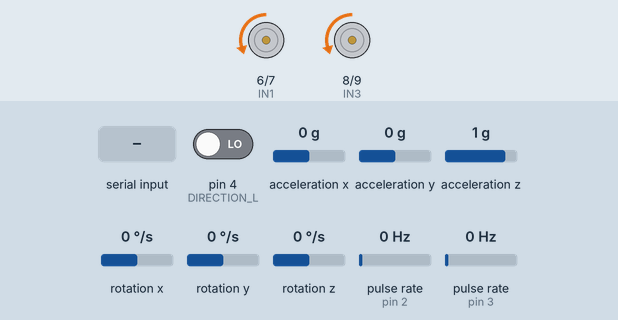
This sketch was run on a simulated Arduino Uno, built with avr-gcc and run on an emulated ATmega328P. Shown: motor-driver pin pairs drawn as motors (green arrow = first pin HIGH = forward, orange = second pin HIGH = backward, longer = more drive, scaled by the enable pin). Wiring (inferred from the names in the program): 2 × pulse sensor: data pin 2 / data pin 3; MPU-6050 motion sensor at I2C address 0x68. The test bench sets the inputs (shaded band); at power-on: acceleration y 0 g, rotation x 0 °/s, pulse rate (sensors on pin 2, pin 3) 0 Hz, pin 4 (DIRECTION_L) LOW, acceleration x 0 g, acceleration z 1 g, rotation y 0 °/s, rotation z 0 °/s.

Above: at 1.2 s.
1.3 s: acceleration y set to -1.4 g
3.0 s: acceleration y set to 0 g
At 4.48 s:
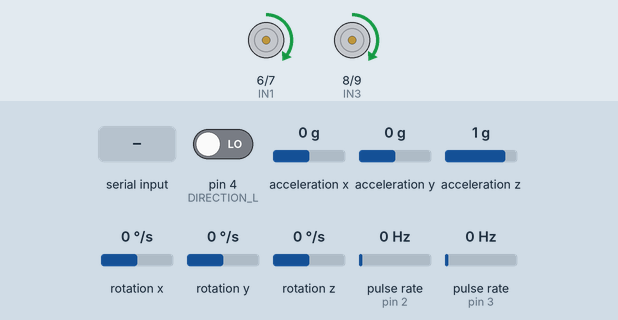
At 5.08 s:
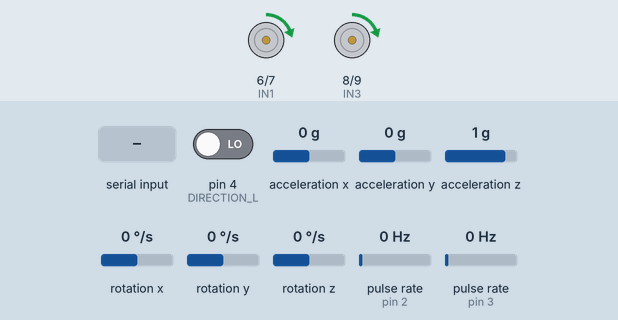
6.0 s: "D" received over the second serial link
7.8 s: rotation x set to 100 °/s
At 8.9 s:
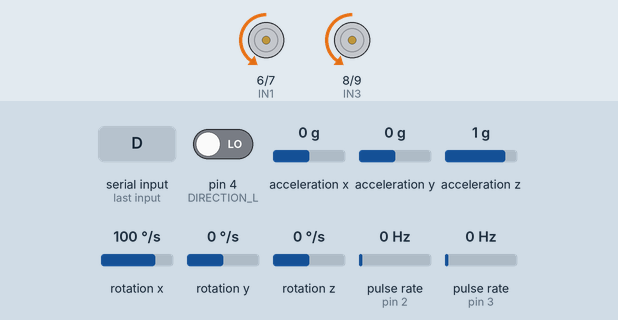
9.5 s: acceleration y set to -0.8 g
At 12.36 s:
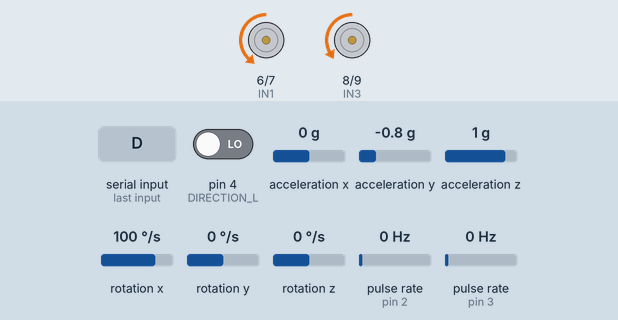
12.5 s: pulse rate (sensor on pin 2) set to 4 Hz
Timing chart, 0 to 48.4 s (numbered marks = the images above; inputs shaded):
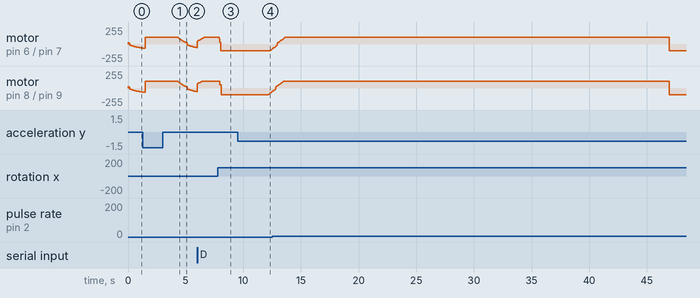

Measured:
- after the input at 3.0 s, motor on pin 6 (IN1) / pin 7 (IN2), motor on pin 8 (IN3) / pin 9 (IN4): moves from forward 100/255 to backward 54/255 over 1.7 s, starting after 1.3 s
- after the input at 7.8 s, motor on pin 6 (IN1) / pin 7 (IN2): forward 100/255 → forward 27/255 after 0.10 s, → backward 100/255 0.16 s later; motor on pin 8 (IN3) / pin 9 (IN4): forward 100/255 → forward 47/255 after 0.10 s, → backward 100/255 0.18 s later
- after the input at 9.5 s, motor on pin 6 (IN1) / pin 7 (IN2): backward 100/255 → backward 79/255 after 2.8 s; motor on pin 8 (IN3) / pin 9 (IN4): moves from backward 100/255 to backward 59/255 over 0.26 s, starting after 2.7 s

The sketch:

carV1.ino
```cpp
#include <Wire.h>
#include <MsTimer2.h>      //需要从库管理器中下载
#include <SoftwareSerial.h>


//宏定义
//编码器引脚定义
#define ENCODER_L 2
#define DIRECTION_L 4
#define ENCODER_R 3
#define DIRECTION_R 13

//TB6612FNG驱动模块控制信号 共6个
#define IN1 6
#define IN2 7
#define IN3 8
#define IN4 9
#define PWMA 5
#define PWMB 10

#define BTRX 11
#define BTTX 12

//陀螺仪误差
#define GYOOFFSET 8.15

//机械中值
#define CAROFFSET -2.1

#define velocity_max 100

SoftwareSerial BTserial(BTRX,BTTX);

//PID 相关
float Kp1=-13.0,Ki1=0.0,Kd1=-0.35,/*第一级的PID系数*/
      Kp2=-20.0,Ki2=0.001,Kd2=-0.25;/*第二级的PID系数*/

//计算速度有关:
int L_cnt=0,R_cnt=0,
    L_velocity=0,R_velocity=0,
    Aim_velocity=0,Aim_derction=0;

float accgyo[3];   //只需要三个数据，依次为x轴加速度、z轴加速度、y轴角速度
float Angle=0,Aim_angle=-1,Gyo=0;    //小车倾角，和角速度

//陀螺仪初始化
void Mpu6050_Init()
{
  Wire.beginTransmission(0b1101000);  //Mpu6050硬件地址
  Wire.write(0x6b);                   //Mpu6050电源管理寄存器
  Wire.write(0);                      //写零开启Mpu6050
  Wire.endTransmission();

  //还可以设置量程//根据数据手册
  Wire.beginTransmission(0b1101000);  //Mpu6050硬件地址
  Wire.write(0x1b);                   //角速度设置寄存器
  Wire.write(8);                      //设置角速度量程为500°/s（加速度默认为2g）
  Wire.endTransmission();
}


//获得加速度和角速度数据
void GetMpuData(float accgyo[])
{
  short data[6]; //储存原始数据，两字节
  Wire.beginTransmission(0b1101000);
  Wire.write(0x3B);
  Wire.endTransmission();
  Wire.requestFrom(0b1101000,14);

  //一个轴的数据是两字节
  while(Wire.available() < 14);
  data[0] = Wire.read()<<8|Wire.read();  //x轴加速度
  data[1] = Wire.read()<<8|Wire.read();
  data[2] = Wire.read()<<8|Wire.read();
  Wire.read();Wire.read();
  data[3] = Wire.read()<<8|Wire.read();
  data[4] = Wire.read()<<8|Wire.read();
  data[5] = Wire.read()<<8|Wire.read();

  accgyo[0]=-data[1]*0.000598154;   //将加速度转换为米每二次方秒
  accgyo[1]=data[2]*0.000598154;
  accgyo[2]=-data[3]*0.015259-GYOOFFSET;     //将角速度转换为度每秒

 // Serial.println(accgyo[2]);  //测陀螺仪误差
}
float Angle_last;
//角速度和加速度融合计算倾角，尽量简单实用，需要5ms调用一次
void CalculateAngle()
{
  static float gyo_last=0;

  Gyo=0.5*(accgyo[2]+gyo_last);   //角速度一阶滤波
  gyo_last=accgyo[2];

  float acc_angle = 57.296*atan(accgyo[0]/accgyo[1]) - CAROFFSET;  //根据加速度计算的倾角
  float gyo_angle = Angle+(accgyo[2])*0.005;           //角速度积分计算的倾角

  Angle=0.005*acc_angle+0.995*gyo_angle;    //加权融合
//  Serial.println(Angle);  //测试小车的机械中值
}

//编码器中断处理函数。 正负，加减，高低电平需要实测
void L_encoder()
{
  //该函数力求简单，提高执行速度
  if(digitalRead(ENCODER_L)==HIGH)
  {
    if(digitalRead(DIRECTION_L)==LOW)L_cnt++;
    else L_cnt--;
  }
  else
  {
    if(digitalRead(DIRECTION_L)==HIGH)L_cnt++;
    else L_cnt--;
  }
}

void R_encoder()
{
   if(digitalRead(ENCODER_R)==HIGH)
  {
    if(digitalRead(DIRECTION_R)==LOW)
      R_cnt--;
    else R_cnt++;
  }
  else
  {
    if(digitalRead(DIRECTION_R)==HIGH)
      R_cnt--;
    else R_cnt++;
  }
}

//设定电机的pwm 范围为-255到+255
void Set_pwm(int L_pwm,int R_pwm)
{
  //倾倒检测，有必要，该倾倒处理需要倾倒后重启小车
  /*if(Angle>30||Angle<-30)
  {
    digitalWrite(IN1,LOW);
    digitalWrite(IN2,LOW);
    digitalWrite(PWMA,LOW);
    digitalWrite(IN3,LOW);
    digitalWrite(IN4,LOW);
    digitalWrite(PWMB,LOW);
    return;
  }*/
  /*
  if(Angle<Aim_angle+3 && Angle > Aim_angle-3)
  {
    digitalWrite(IN1,LOW);
    digitalWrite(IN2,LOW);
    digitalWrite(PWMA,LOW);
    digitalWrite(IN3,LOW);
    digitalWrite(IN4,LOW);
    digitalWrite(PWMB,LOW);
  }*/

  //限幅
  if(L_pwm<-255)L_pwm=-255;
  if(L_pwm>255)L_pwm=255;
  if(R_pwm<-255)R_pwm=-255;
  if(R_pwm>255)R_pwm=255;


  if(L_pwm>=0)
  {
    digitalWrite(IN2,HIGH);
    digitalWrite(IN1,LOW);
    analogWrite(PWMA,L_pwm);
  }
  else
  {
    digitalWrite(IN2,LOW);
    digitalWrite(IN1,HIGH);
    analogWrite(PWMA,-L_pwm);
  }
  if(R_pwm>=0)
  {
    digitalWrite(IN4,HIGH);
    digitalWrite(IN3,LOW);
    analogWrite(PWMB,R_pwm);
  }
  else
  {
    digitalWrite(IN4,LOW);
    digitalWrite(IN3,HIGH);
    analogWrite(PWMB,-R_pwm);
  }
}

//计算轮子的速度
void Get_velocity()
{
  static int L_lastcnt=0,R_lastcnt=0;
  L_velocity=L_cnt-L_lastcnt;
  R_velocity=R_cnt-R_lastcnt;
  L_lastcnt=L_cnt;
  R_lastcnt=R_cnt;
  //Serial.println(R_velocity);
}

int Balance_pwm=0;
//直立pid控制，采用串级pid
float aim_gyo;
void Balance_control()
{
  static float I1=0/*为计算第一级积分*/,I2=0/*为计算第二级积分*/,last1=0,/*为计算第一级微分*/last2=0/*为计算第二级的微分*/,out1=0/*第一级的输出*/;
  float angle_error=0;
  float gyo_error = 0;

  float velocity = (L_velocity + R_velocity)*0.5;

  angle_error=Angle-Aim_angle;

  I1+=angle_error;

  if(velocity < 70 && velocity > -70)
  Balance_pwm = angle_error * Kp1 + I1 * Ki1 + Gyo * Kd1;
  else
  Balance_pwm = angle_error * Kp2 + I1 * Ki1 + Gyo * Kd2;
  //Balance_pwm;

  last1=angle_error;

  //Serial.println(Gyo);
  //Serial.println(Angle);
}

//方向控制
int Direction_pwm=0;
void Direction_control()
{
  float p=0.03;
  L_cnt+=Aim_derction;
  R_cnt-=Aim_derction;
  Direction_pwm=(L_cnt-R_cnt)*p;
}

int Velocity_pwm=0;
void Velocity_control()
{
  float p=1.8,v_I=0.15;
  int error = L_velocity+R_velocity-Aim_velocity;
  static int I = 0;
  I+=error;
  Velocity_pwm=error*p + I*v_I;
}

//刷新输出
void Out_Flash()
{
  int L_pwm,R_pwm;

   L_pwm=Balance_pwm+Velocity_pwm+Aim_derction;
   R_pwm=Balance_pwm+Velocity_pwm-Aim_derction;

  //去掉死区,死去大小要实测
  if(L_pwm>0)L_pwm+=15;
  else L_pwm-=15;
  if(R_pwm>0)R_pwm+=15;
  else R_pwm-=15;

  if(L_pwm >= velocity_max)L_pwm = velocity_max;
  if(L_pwm <= -velocity_max)L_pwm = -velocity_max;
  if(R_pwm >= velocity_max)R_pwm = velocity_max;
  if(R_pwm <= -velocity_max)R_pwm = -velocity_max;

  //Serial.println(R_pwm);

  Set_pwm(L_pwm,R_pwm);
}

long t1=0;//控制函数计时
//主要内核函数
void Kernel()
{
   sei();   //再次打开中断，不然会出现问题；该函数已不需要

   //打印中断时间
   //Serial.println(millis()-t1);
   //t1=millis();

   static int cnt=0;   //中断次数计数器

   GetMpuData(accgyo);
   CalculateAngle();

   Direction_control();

   //20ms执行一次
   if(cnt%10==0)
   {
    Get_velocity();
    Direction_control();
    Velocity_control();
   }
   //Set_pwm(100,100);
   Balance_control();
   Out_Flash();
   cnt++;

   //Serial.println(Aim_velocity);
}

long t;   //记录中断运行时
void setup() {
  // put your setup code here, to run once:

  //编码器引脚初始化
  pinMode(ENCODER_L,INPUT);
  pinMode(DIRECTION_L,INPUT);
  pinMode(ENCODER_R,INPUT);
  pinMode(DIRECTION_R,INPUT);

  //电机引脚初始化
  pinMode(IN1,OUTPUT);
  pinMode(IN2,OUTPUT);
//  pinMode(PWMA,OUTPUT);
  pinMode(IN3,OUTPUT);
  pinMode(IN4,OUTPUT);
//  pinMode(PWMB,OUTPUT);

  Serial.begin(250000);   //串口调试,波特率的高低决定串口打印的时间
  BTserial.begin(9600);

  //BTserial.println("AT+NAMEBalanceCar0");
  //delay(1000);

  Wire.begin();          //初始化IIC连接

  Mpu6050_Init();        //mpu6050初始化（设置）

  //编码器中断初始化
  attachInterrupt(0,L_encoder,CHANGE);
  attachInterrupt(1,R_encoder,CHANGE);

  MsTimer2::set(5,Kernel);  //定时中断dt ms, Kernel()主要控制函数
  MsTimer2::start();

}

char a,num[8],ch;
void loop() {
  // put your main code here, to run repeatedly:
   if(BTserial.available())
   {
     a=BTserial.read();

     switch (a)
     {
       case 'A':Aim_velocity=-1;Aim_derction=0;break;
       case 'B':Aim_velocity=-1;Aim_derction=1;break;
       case 'C':Aim_velocity=0;Aim_derction=1;break;
       case 'D':Aim_velocity=1;Aim_derction=1;break;
       case 'E':Aim_velocity=1;Aim_derction=0;break;
       case 'F':Aim_velocity=1;Aim_derction=-1;break;
       case 'G':Aim_velocity=0;Aim_derction=-1;break;
       case 'H':Aim_velocity=-1;Aim_derction=-1;break;
       case 'Z':Aim_velocity=0;Aim_derction=0;break;
     }
      Aim_velocity *= 40;
      Aim_derction *= 10;
   }

}
```
